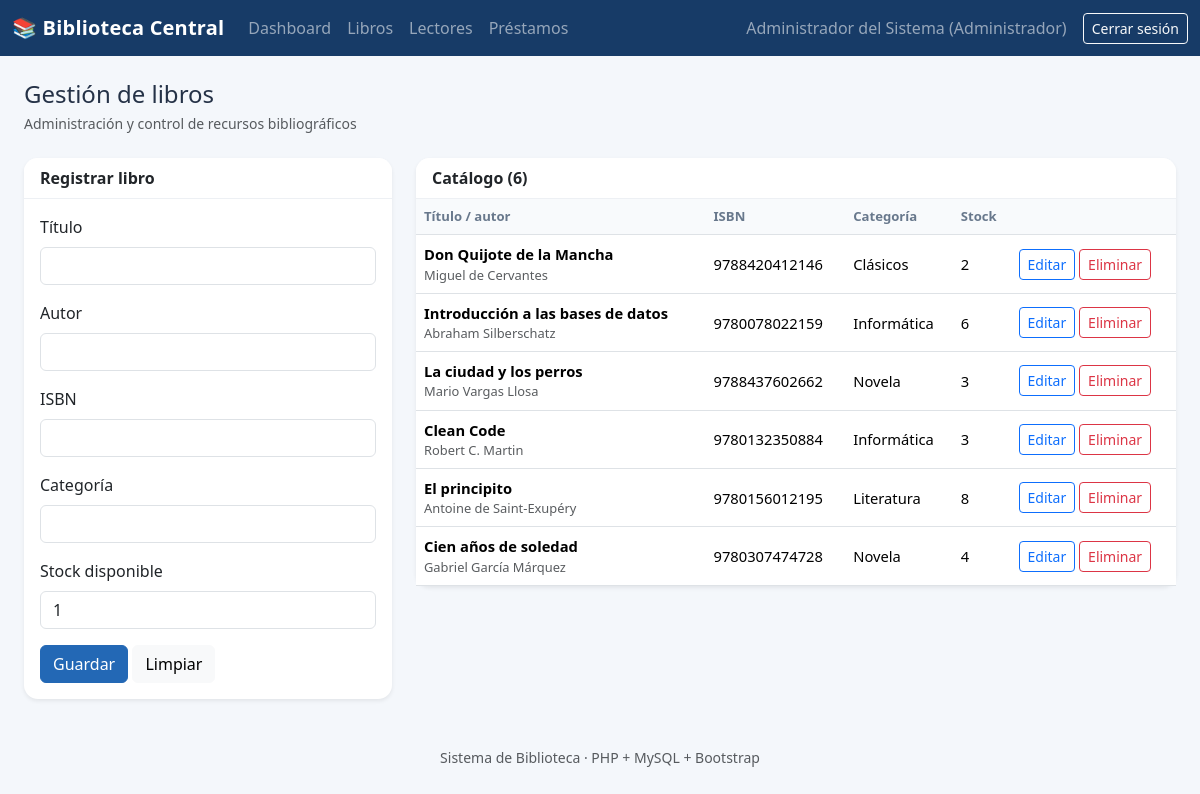
The app's page /libros.php (signed in) with its own data.
### tables this page shows
CREATE TABLE libros (
 id INT AUTO_INCREMENT PRIMARY KEY,
 titulo VARCHAR(180) NOT NULL,
 autor VARCHAR(150) NOT NULL,
 isbn VARCHAR(30),
 categoria VARCHAR(100),
 stock INT NOT NULL DEFAULT 0,
 creado_en TIMESTAMP DEFAULT CURRENT_TIMESTAMP
);

### config.php (called while the page is built, shortened)
<?php
function e($value): string { return htmlspecialchars((string)$value, ENT_QUOTES, 'UTF-8'); }

### libros.php (the view, shortened to what this page needs)
<?php
require 'config.php'; require_login(); verify_csrf();
$pdo=db();
$edit=null;if(isset($_GET['editar'])){$q=$pdo->prepare('SELECT * FROM libros WHERE id=?');$q->execute([(int)$_GET['editar']]);$edit=$q->fetch();}
$rows=$pdo->query('SELECT * FROM libros ORDER BY id DESC')->fetchAll();$pageTitle='Gestión de libros';require 'partials/header.php';
?>
<div class="row g-4"><div class="col-lg-4"><div class="card border-0 shadow-sm"><div class="card-header bg-white fw-semibold"><?= $edit?'Editar libro':'Registrar libro'?></div><div class="card-body"><form method="post"><?=csrf_field()?><input type="hidden" name="id" value="<?=e($edit['id']??'')?>"><div class="mb-3"><label class="form-label">Título</label><input class="form-control" name="titulo" required value="<?=e($edit['titulo']??'')?>"></div><div class="mb-3"><label class="form-label">Autor</label><input class="form-control" name="autor" required value="<?=e($edit['autor']??'')?>"></div><div class="mb-3"><label class="form-label">ISBN</label><input class="form-control" name="isbn" value="<?=e($edit['isbn']??'')?>"></div><div class="mb-3"><label class="form-label">Categoría</label><input class="form-control" name="categoria" value="<?=e($edit['categoria']??'')?>"></div><div class="mb-3"><label class="form-label">Stock disponible</label><input type="number" min="0" class="form-control" name="stock" required value="<?=e($edit['stock']??1)?>"></div><button class="btn btn-primary">Guardar</button> <a href="libros.php" class="btn btn-light">Limpiar</a></form></div></div></div>
<div class="col-lg-8"><div class="card border-0 shadow-sm"><div class="card-header bg-white fw-semibold">Catálogo (<?=count($rows)?>)</div><div class="table-responsive"><table class="table table-hover align-middle mb-0"><thead><tr><th>Título / autor</th><th>ISBN</th><th>Categoría</th><th>Stock</th><th></th></tr></thead><tbody><?php foreach($rows as $r):?><tr><td><strong><?=e($r['titulo'])?></strong><div class="small text-muted"><?=e($r['autor'])?></div></td><td><?=e($r['isbn'])?></td><td><?=e($r['categoria'])?></td><td><?=e($r['stock'])?></td><td class="text-nowrap"><a class="btn btn-sm btn-outline-primary" href="?editar=<?=$r['id']?>">Editar</a> <a class="btn btn-sm btn-outline-danger" onclick="return confirm('¿Eliminar este libro?')" href="?eliminar=<?=$r['id']?>">Eliminar</a></td></tr><?php endforeach;?></tbody></table></div></div></div></div>
<?php require 'partials/footer.php'; ?>

### assets/style.css (style rules this page uses)
body { background:#f4f7fb;color:#253247 }
.card { border-radius:14px }
.card-header { border-bottom:1px solid #edf0f4;border-radius:14px 14px 0 0!important }
.btn-primary { background:#2368b5;border-color:#2368b5 }
.table thead th { font-size:.82rem;color:#68788c;background:#f8fafc;white-space:nowrap }
.table td { font-size:.92rem }

### records on screen
libros: titulo "Don Quijote de la Mancha", autor "Miguel de Cervantes", isbn "9788420412146", categoria "Clásicos", stock "2"
libros: titulo "Introducción a las bases de datos", autor "Abraham Silberschatz", isbn "9780078022159", categoria "Informática", stock "6"
libros: titulo "La ciudad y los perros", autor "Mario Vargas Llosa", isbn "9788437602662", categoria "Novela", stock "3"
libros: titulo "Clean Code", autor "Robert C. Martin", isbn "9780132350884", categoria "Informática", stock "3"
libros: titulo "El principito", autor "Antoine de Saint-Exupéry", isbn "9780156012195", categoria "Literatura", stock "8"
libros: titulo "Cien años de soledad", autor "Gabriel García Márquez", isbn "9780307474728", categoria "Novela", stock "4"

### other values on screen
$_SESSION['user']['nombre'] "Administrador del Sistema"
$_SESSION['user']['rol'] "Administrador"
$pageTitle "Gestión de libros"
count($rows) "6"
